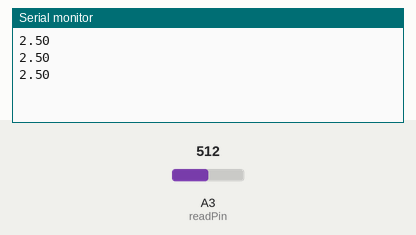
The sketch below on a simulated Arduino Uno, built with avr-gcc and run on an emulated ATmega328P. Parts: the last lines printed to the serial monitor. The test bench sets the inputs (shaded band); at power-on: A3 (readPin) = 512.

Above: at 1.3 s.
1.4 s: A3 (readPin) set to 716
At 1.9 s:
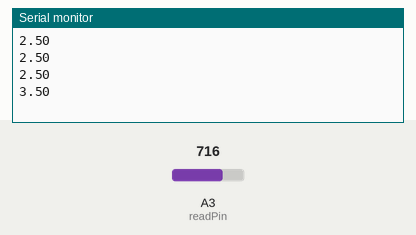
2.9 s: A3 (readPin) set to 900
At 3.4 s:
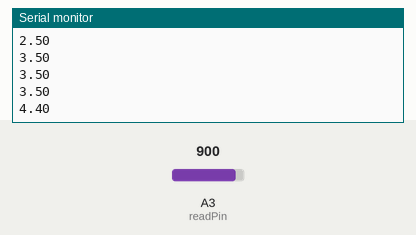
Timing chart, 0 to 5.9 s (numbered marks = the images above; inputs shaded):
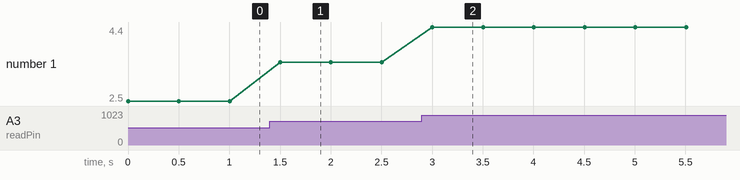

The sketch:

AnalogRead.ino
```cpp
int readPin = A3;
int readVoltage = 0;
int waitTime = 500;
void setup() {
  pinMode(readPin, INPUT);
  Serial.begin(9600);
}

void loop() {
  readVoltage = analogRead(readPin);
  float actualVoltage = (readVoltage/(1023.0))*5;
  Serial.println(actualVoltage);
  delay(waitTime);
}
```

Measured:
- after the input at 1.4 s, the serial monitor: prints a new line after 0.10 s (image 1)
- after the input at 2.9 s, the serial monitor: prints a new line after 0.10 s (image 2)
- plotted number 1: 2.5 → 3.5 after the input at 1.4 s, 3.5 → 4.4 after the input at 2.9 s
